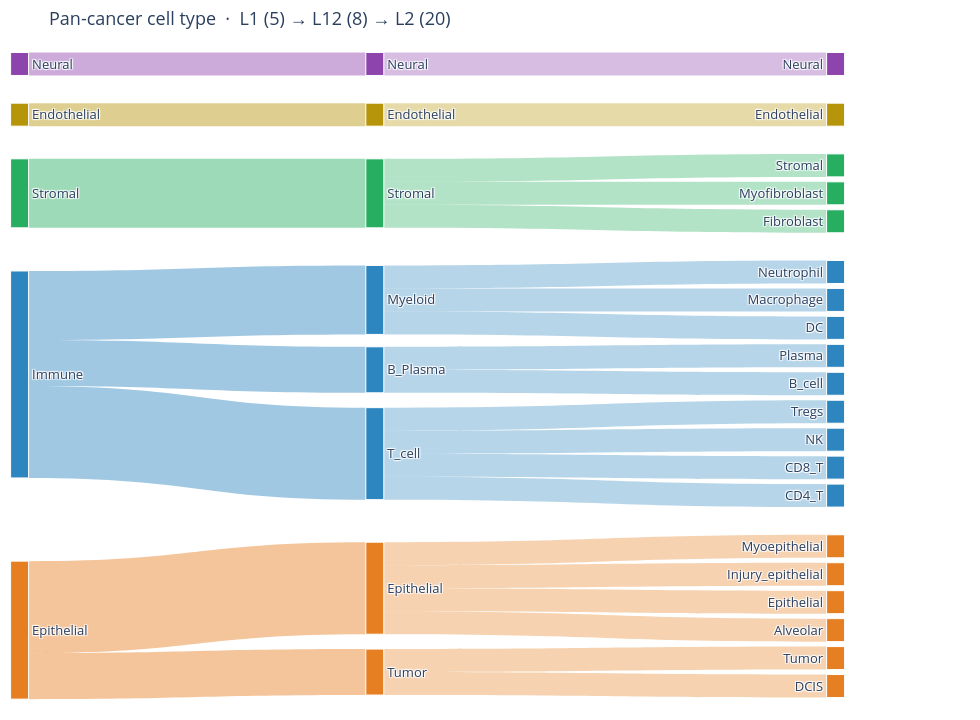

Notebook cell for this chart:
### Markdown cell above
## 8.1 Link three-level cell type annotation using Sankey diagram

Sheet `celltype_initial`：L1 (5) → L12 (8) → L2 (20)。丢掉 `Other`。每条 L2 权重 1，父节点带宽 = 子类个数。
Interactive Plotly Sankey + static PNG（`figures_l2_overlap/09_ontology_sankey.*`）。

### Code cell
from collections import defaultdict

from matplotlib.patches import FancyBboxPatch, PathPatch
from matplotlib.path import Path as MPath

L1_ORDER_SK = ["Epithelial", "Immune", "Stromal", "Endothelial", "Neural"]
L12_ORDER_SK = [
    "Tumor", "Epithelial", "T_cell", "B_Plasma",
    "Myeloid", "Stromal", "Endothelial", "Neural",
]
L1_COLOR_SK = {
    "Epithelial": "#E67E22",
    "Immune": "#2E86C1",
    "Stromal": "#27AE60",
    "Endothelial": "#B7950B",
    "Neural": "#8E44AD",
}


def _hex_rgb(h: str) -> tuple[float, float, float]:
    h = h.lstrip("#")
    return tuple(int(h[i : i + 2], 16) / 255 for i in (0, 2, 4))


def _hex_rgba(h: str, a: float) -> str:
    r, g, b = (int(h.lstrip("#")[i : i + 2], 16) for i in (0, 2, 4))
    return f"rgba({r},{g},{b},{a})"


def _label_color(hex_color: str) -> str:
    r, g, b = _hex_rgb(hex_color)
    return "black" if (0.299 * r + 0.587 * g + 0.114 * b) > 0.62 else "white"


onto = pd.read_excel(XLSX, "celltype_initial")
onto = onto.loc[
    (onto["trainable"].astype(str).str.upper() == "Y")
    & (onto["L2"].astype(str).str.strip().str.lower() != "other")
].copy()
onto["L1"] = pd.Categorical(onto["L1"], L1_ORDER_SK, ordered=True)
onto["L12"] = pd.Categorical(onto["L12"], L12_ORDER_SK, ordered=True)
onto = onto.sort_values(["L1", "L12", "L2"]).reset_index(drop=True)
assert len(onto) == 20, f"expected 20 L2, got {len(onto)}: {onto['L2'].tolist()}"

l1_list = [x for x in L1_ORDER_SK if x in set(onto["L1"].astype(str))]
l12_list = [x for x in L12_ORDER_SK if x in set(onto["L12"].astype(str))]
l2_list = onto["L2"].astype(str).tolist()
l12_to_l1 = (
    onto.drop_duplicates("L12")
    .assign(_k=lambda d: d["L12"].astype(str))
    .set_index("_k")["L1"]
    .astype(str)
    .to_dict()
)
l2_to_l1 = dict(zip(onto["L2"].astype(str), onto["L1"].astype(str)))
l2_to_l12 = dict(zip(onto["L2"].astype(str), onto["L12"].astype(str)))

print(f"Sankey nodes  L1={len(l1_list)}  L12={len(l12_list)}  L2={len(l2_list)}  (Other dropped)")
display(onto[["L1", "L12", "L2", "l2_scope"]].reset_index(drop=True))

# --- Plotly interactive Sankey ---
try:
    import plotly.graph_objects as go

    def _nid(level: str, name: str) -> str:
        return f"{level}:{name}"

    nodes = (
        [_nid("L1", x) for x in l1_list]
        + [_nid("L12", x) for x in l12_list]
        + [_nid("L2", x) for x in l2_list]
    )
    idx = {k: i for i, k in enumerate(nodes)}
    labels = l1_list + l12_list + l2_list
    node_color = (
        [L1_COLOR_SK[x] for x in l1_list]
        + [L1_COLOR_SK[l12_to_l1[x]] for x in l12_list]
        + [L1_COLOR_SK[l2_to_l1[x]] for x in l2_list]
    )
    src, tgt, val, lcol = [], [], [], []
    for l12, g in onto.groupby("L12", observed=True):
        l1 = str(g["L1"].iloc[0])
        src.append(idx[_nid("L1", l1)])
        tgt.append(idx[_nid("L12", str(l12))])
        val.append(len(g))
        lcol.append(_hex_rgba(L1_COLOR_SK[l1], 0.45))
    for _, r in onto.iterrows():
        l1, l12, l2 = str(r["L1"]), str(r["L12"]), str(r["L2"])
        src.append(idx[_nid("L12", l12)])
        tgt.append(idx[_nid("L2", l2)])
        val.append(1)
        lcol.append(_hex_rgba(L1_COLOR_SK[l1], 0.35))

    def _stacked_y(names, group_of, order_groups, gap=0.035):
        n_gap = sum(1 for g in order_groups if any(group_of[n] == g for n in names)) - 1
        unit = (1.0 - gap * max(n_gap, 0)) / len(names)
        y, cursor = {}, 1.0
        for g in order_groups:
            members = [n for n in names if group_of[n] == g]
            if not members:
                continue
            for i, n_ in enumerate(members):
                y[n_] = cursor - unit * (i + 0.5)
            cursor -= unit * len(members) + gap
        return y

    l2_y = _stacked_y(l2_list, l2_to_l1, l1_list)
    l12_y = {
        l12: float(np.mean([l2_y[k] for k in l2_list if l2_to_l12[k] == l12]))
        for l12 in l12_list
    }
    l1_y = {
        l1: float(np.mean([l12_y[k] for k in l12_list if l12_to_l1[k] == l1]))
        for l1 in l1_list
    }
    xs = [0.01] * len(l1_list) + [0.38] * len(l12_list) + [0.86] * len(l2_list)
    ys = [l1_y[x] for x in l1_list] + [l12_y[x] for x in l12_list] + [l2_y[x] for x in l2_list]
    fig_sk = go.Figure(
        go.Sankey(
            arrangement="fixed",
            node=dict(
                pad=10,
                thickness=18,
                line=dict(color="white", width=1),
                label=labels,
                color=node_color,
                x=xs,
                y=ys,
            ),
            link=dict(source=src, target=tgt, value=val, color=lcol),
        )
    )
    fig_sk.update_layout(
        title="Pan-cancer cell type  ·  L1 (5) → L12 (8) → L2 (20)",
        font=dict(size=13),
        height=720,
        width=980,
        margin=dict(l=10, r=10, t=50, b=20),
    )
    fig_sk.write_html(FIG / "09_ontology_sankey.html", include_plotlyjs="cdn")
    fig_sk.show()
except ImportError:
    print("plotly not installed; static alluvial PNG only")

# --- Static alluvial (same flows; saved PNG) ---
def _stacked_boxes(names, weights, y0=0.02, y1=0.98, gap=0.012):
    total = sum(weights)
    usable = (y1 - y0) - gap * max(len(names) - 1, 0)
    out, cursor = {}, y1
    for n, w in zip(names, weights):
        h = usable * (w / total)
        out[n] = (cursor - h, cursor)
        cursor -= h + gap
    return out


def _child_slices(parent_boxes, parent_of, children, child_w):
    groups = defaultdict(list)
    for ch in children:
        groups[parent_of[ch]].append(ch)
    out = {}
    for p, chs in groups.items():
        ya, yb = parent_boxes[p]
        h = yb - ya
        tw = sum(child_w[c] for c in chs)
        gap = min(0.006, h * 0.04 / max(len(chs), 1))
        usable = h - gap * (len(chs) - 1) if len(chs) > 1 else h
        cursor = yb
        for c in chs:
            hh = usable * (child_w[c] / tw)
            out[c] = (cursor - hh, cursor)
            cursor -= hh + gap
    return out


def _ribbon(ax, x0, y0a, y0b, x1, y1a, y1b, color, alpha=0.38):
    xm = (x0 + x1) / 2
    path = MPath(
        [
            (x0, y0a), (xm, y0a), (xm, y1a), (x1, y1a),
            (x1, y1b), (xm, y1b), (xm, y0b), (x0, y0b), (x0, y0a),
        ],
        [
            MPath.MOVETO, MPath.CURVE4, MPath.CURVE4, MPath.CURVE4,
            MPath.LINETO, MPath.CURVE4, MPath.CURVE4, MPath.CURVE4, MPath.CLOSEPOLY,
        ],
    )
    ax.add_patch(PathPatch(path, facecolor=color, edgecolor="none", alpha=alpha, zorder=1))


cols_x = {"L1": (0.02, 0.18), "L12": (0.40, 0.56), "L2": (0.78, 0.96)}
l1_w = onto.groupby("L1", observed=True).size().reindex(l1_list).tolist()
l12_w = onto.groupby("L12", observed=True).size().reindex(l12_list).tolist()
l2_w = [1] * len(l2_list)
b1 = _stacked_boxes(l1_list, l1_w, gap=0.028)
b12 = _stacked_boxes(l12_list, l12_w, gap=0.016)
b2 = _stacked_boxes(l2_list, l2_w, gap=0.008)
l12_wmap = dict(zip(l12_list, l12_w))
l2_wmap = dict(zip(l2_list, l2_w))
l12_in_l1 = _child_slices(b1, l12_to_l1, l12_list, l12_wmap)
l2_in_l12 = _child_slices(b12, l2_to_l12, l2_list, l2_wmap)

fig, ax = plt.subplots(figsize=(11.2, 8.2))
ax.set_xlim(0, 1)
ax.set_ylim(-0.02, 1.08)
ax.axis("off")
ax.set_title("Pan-cancer cell type  ·  L1 (5)  →  L12 (8)  →  L2 (20)", fontsize=13, pad=8)

x1r, (x12l, x12r), x2l = cols_x["L1"][1], cols_x["L12"], cols_x["L2"][0]
for l12 in l12_list:
    ya, yb = l12_in_l1[l12]
    ya2, yb2 = b12[l12]
    _ribbon(ax, x1r, ya, yb, x12l, ya2, yb2, _hex_rgb(L1_COLOR_SK[l12_to_l1[l12]]), 0.42)
for l2 in l2_list:
    ya, yb = l2_in_l12[l2]
    ya2, yb2 = b2[l2]
    _ribbon(ax, x12r, ya, yb, x2l, ya2, yb2, _hex_rgb(L1_COLOR_SK[l2_to_l1[l2]]), 0.32)

for col, names, boxes, color_of, fs in [
    ("L1", l1_list, b1, {k: L1_COLOR_SK[k] for k in l1_list}, 10),
    ("L12", l12_list, b12, {k: L1_COLOR_SK[l12_to_l1[k]] for k in l12_list}, 9),
    ("L2", l2_list, b2, {k: L1_COLOR_SK[l2_to_l1[k]] for k in l2_list}, 8),
]:
    x0, x1 = cols_x[col]
    for n in names:
        ya, yb = boxes[n]
        c = color_of[n]
        ax.add_patch(
            FancyBboxPatch(
                (x0, ya), x1 - x0, yb - ya,
                boxstyle="round,pad=0.004,rounding_size=0.01",
                facecolor=c, edgecolor="white", linewidth=1.2, zorder=3,
            )
        )
        ax.text(
            (x0 + x1) / 2, (ya + yb) / 2, n,
            ha="center", va="center", fontsize=fs,
            color=_label_color(c), fontweight="medium", zorder=4,
        )

for col, lab in zip(["L1", "L12", "L2"], ["L1  (5)", "L12  (8)", "L2  (20)"]):
    x0, x1 = cols_x[col]
    ax.text((x0 + x1) / 2, 1.03, lab, ha="center", va="bottom", fontsize=11, fontweight="bold", color="#333")

fig.savefig(FIG / "09_ontology_sankey.png", bbox_inches="tight", facecolor="white")
plt.show()
print("figures →", FIG / "09_ontology_sankey.png")

### Figure 1 — Plotly figure (JSON) as saved in the notebook; plotly's stock layout.template omitted (floating-point values rounded to 4 significant figures)
{"data": [{"arrangement": "fixed", "link": {"color": ["rgba(230,126,34,0.45)", "rgba(230,126,34,0.45)", "rgba(46,134,193,0.45)", "rgba(46,134,193,0.45)", "rgba(46,134,193,0.45)", "rgba(39,174,96,0.45)", "rgba(183,149,11,0.45)", "rgba(142,68,173,0.45)", "rgba(230,126,34,0.35)", "rgba(230,126,34,0.35)", "rgba(230,126,34,0.35)", "rgba(230,126,34,0.35)", "rgba(230,126,34,0.35)", "rgba(230,126,34,0.35)", "rgba(46,134,193,0.35)", "rgba(46,134,193,0.35)", "rgba(46,134,193,0.35)", "rgba(46,134,193,0.35)", "rgba(46,134,193,0.35)", "rgba(46,134,193,0.35)", "rgba(46,134,193,0.35)", "rgba(46,134,193,0.35)", "rgba(46,134,193,0.35)", "rgba(39,174,96,0.35)", "rgba(39,174,96,0.35)", "rgba(39,174,96,0.35)", "rgba(183,149,11,0.35)", "rgba(142,68,173,0.35)"], "source": [0, 0, 1, 1, 1, 2, 3, 4, 5, 5, 6, 6, 6, 6, 7, 7, 7, 7, 8, 8, 9, 9, 9, 10, 10, 10, 11, 12], "target": [5, 6, 7, 8, 9, 10, 11, 12, 13, 14, 15, 16, 17, 18, 19, 20, 21, 22, 23, 24, 25, 26, 27, 28, 29, 30, 31, 32], "value": [2, 4, 4, 2, 3, 3, 1, 1, 1, 1, 1, 1, 1, 1, 1, 1, 1, 1, 1, 1, 1, 1, 1, 1, 1, 1, 1, 1]}, "node": {"color": ["#E67E22", "#2E86C1", "#27AE60", "#B7950B", "#8E44AD", "#E67E22", "#E67E22", "#2E86C1", "#2E86C1", "#2E86C1", "#27AE60", "#B7950B", "#8E44AD", "#E67E22", "#E67E22", "#E67E22", "#E67E22", "#E67E22", "#E67E22", "#2E86C1", "#2E86C1", "#2E86C1", "#2E86C1", "#2E86C1", "#2E86C1", "#2E86C1", "#2E86C1", "#2E86C1", "#27AE60", "#27AE60", "#27AE60", "#B7950B", "#8E44AD"], "label": ["Epithelial", "Immune", "Stromal", "Endothelial", "Neural", "Tumor", "Epithelial", "T_cell", "B_Plasma", "Myeloid", "Stromal", "Endothelial", "Neural", "DCIS", "Tumor", "Alveolar", "Epithelial", "Injury_epithelial", "Myoepithelial", "CD4_T", "CD8_T", "NK", "Tregs", "B_cell", "Plasma", "DC", "Macrophage", "Neutrophil", "Fibroblast", "Myofibroblast", "Stromal", "Endothelial", "Neural"], "line": {"color": "white", "width": 1}, "pad": 10, "thickness": 18, "x": [0.01, 0.01, 0.01, 0.01, 0.01, 0.38, 0.38, 0.38, 0.38, 0.38, 0.38, 0.38, 0.38, 0.86, 0.86, 0.86, 0.86, 0.86, 0.86, 0.86, 0.86, 0.86, 0.86, 0.86, 0.86, 0.86, 0.86, 0.86, 0.86, 0.86, 0.86, 0.86, 0.86], "y": [0.8925, 0.4992, 0.2205, 0.0995, 0.0215, 0.957, 0.828, 0.621, 0.492, 0.3845, 0.2205, 0.0995, 0.0215, 0.9785, 0.9355, 0.8925, 0.8495, 0.8065, 0.7635, 0.6855, 0.6425, 0.5995, 0.5565, 0.5135, 0.4705, 0.4275, 0.3845, 0.3415, 0.2635, 0.2205, 0.1775, 0.0995, 0.0215]}, "type": "sankey"}], "layout": {"font": {"size": 13}, "height": 720, "margin": {"b": 20, "l": 10, "r": 10, "t": 50}, "title": {"text": "Pan-cancer cell type  ·  L1 (5) → L12 (8) → L2 (20)"}, "width": 980}}
